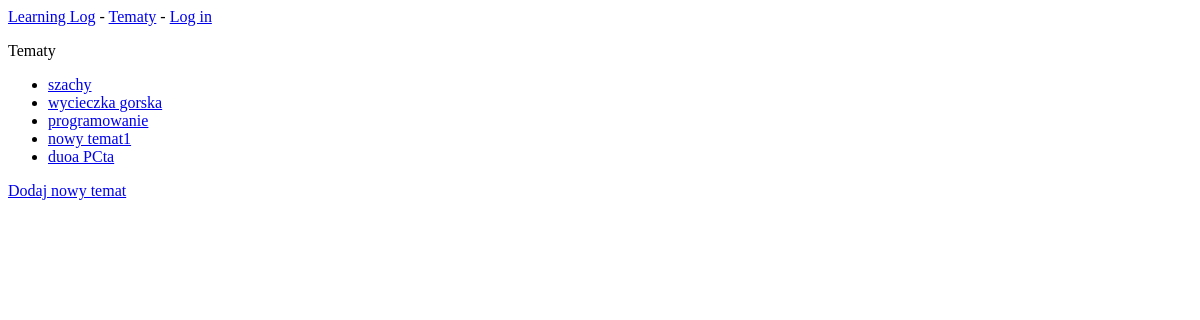
/topics/, run on an earlier commit of the app's database.
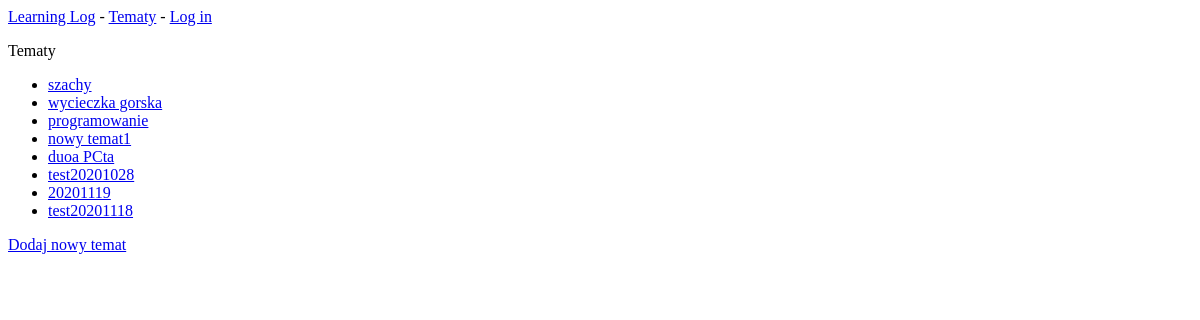
And on a later commit of the database.
### learning_logs_app/models.py (models this page shows)
class Topic (models.Model):
    text = models.CharField(max_length=200)
    date_added = models.DateTimeField(auto_now_add=True)
    def __str__(self):
        return self.text

### learning_logs_app/views.py (the view)
# urls.py: path('topics/', views.topics, name='topics'),
def topics (request):
    topics = Topic.objects.order_by ('date_added')
    context = {'topics':topics}
    return render (request, 'learning_logs_app/topics.html', context)

### learning_logs_app/templates/learning_logs_app/topics.html
{%extends "learning_logs_app/base.html" %}
{% block content %}
<p>Tematy</p>
<ul>
    {% for topic in topics %}
    <li>
        <a href="{% url 'learning_logs_app:topic' topic.id %}">{{topic}}</a>
    </li>
    {% empty %}
    <li>Nie zostal dodany jeszcze zaden temat</li>
    {% endfor %}
</ul>
<a href="{% url 'learning_logs_app:new_topic' %}">Dodaj nowy temat</a>
{% endblock content %}

### learning_logs_app/templates/learning_logs_app/base.html
<p>
    <a href="{% url 'learning_logs_app:index' %}">Learning Log</a> -
    <a href="{% url 'learning_logs_app:topics' %}">Tematy</a> -
    {% if user.is_authenticated %}
        Hello, {{ user.username }}.
        <a href="{% url 'users:logout' %}">Log out</a>
    {% else %}
        <a href="{% url 'users:login' %}">Log in</a>
    {% endif %}
</p>
{% block content %}{% endblock content %}

What changed in the data, as far as the page shows it:
added Topic: text "test20201028"
added Topic: text "20201119"
added Topic: text "test20201118"
